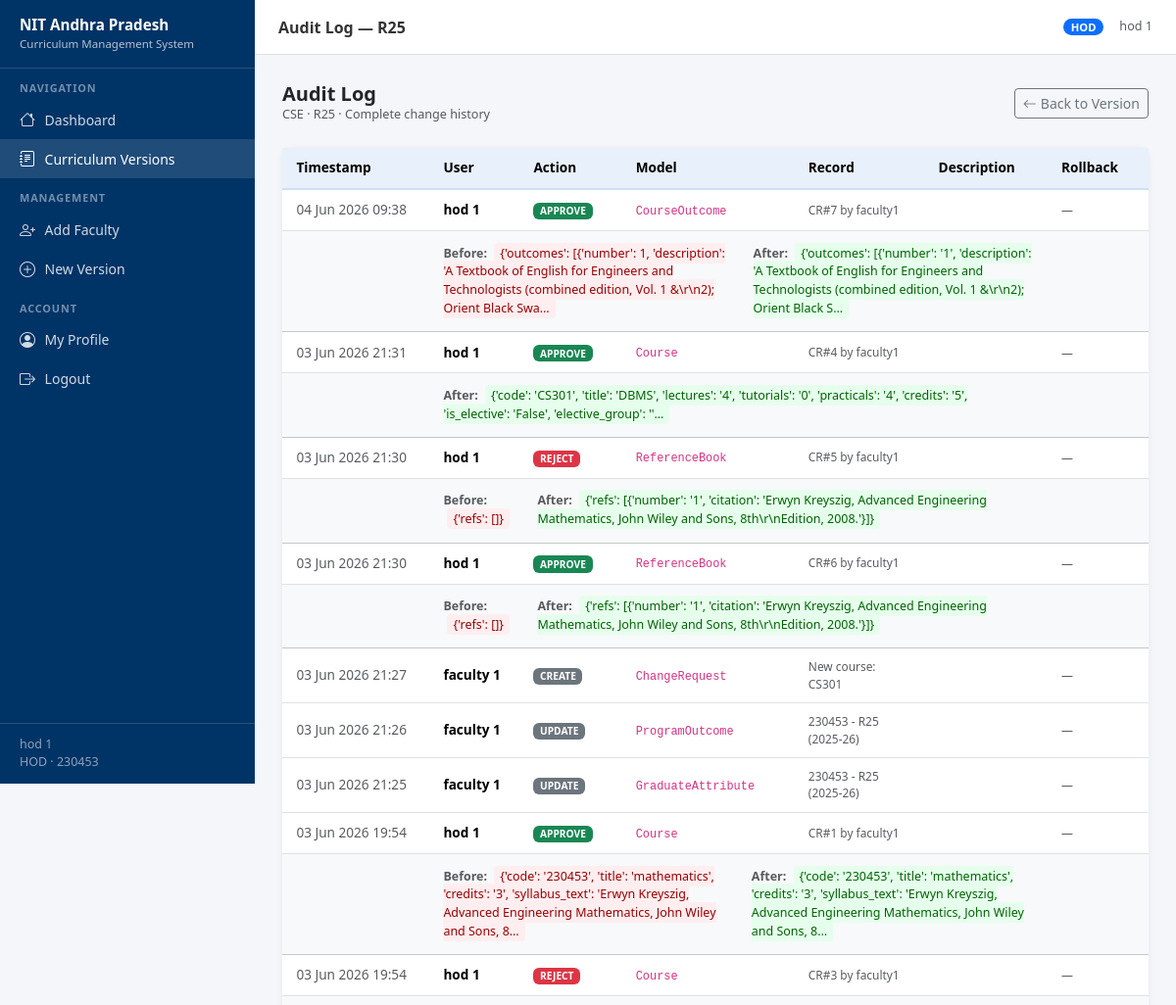
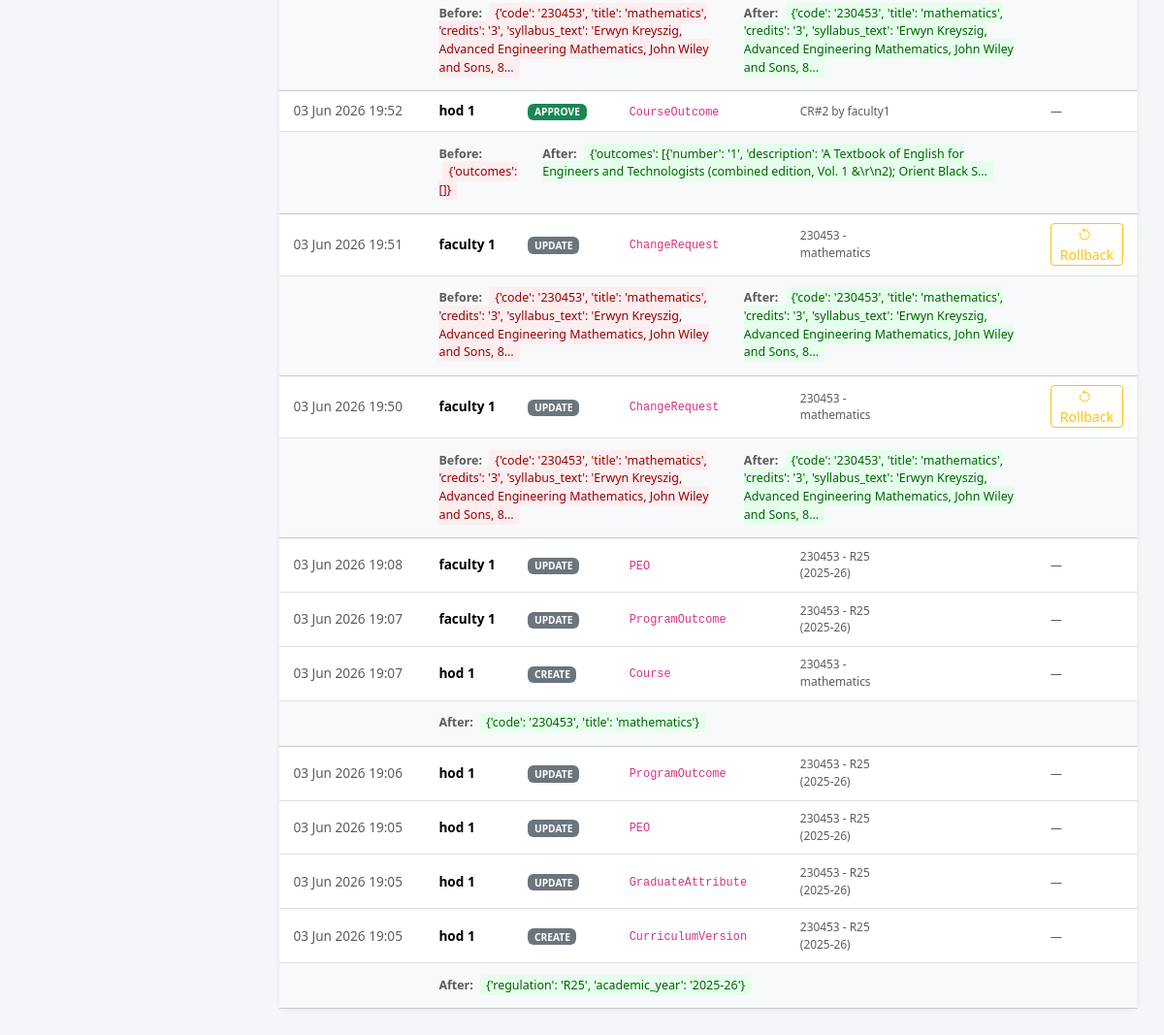
Page /curriculum/version/2/audit/ (signed in) on the committed database (2 pictures, top to bottom).
### accounts/models.py (models this page shows, shortened)
class Profile(models.Model):
    ROLE_ADMIN = 'ADMIN'
    ROLE_HOD = 'HOD'
    ROLE_FACULTY = 'FACULTY'
    ROLE_CHOICES = [
        (ROLE_ADMIN, 'Admin'),
        (ROLE_HOD, 'HOD'),
        (ROLE_FACULTY, 'Faculty'),
    ]
    user = models.OneToOneField(User, on_delete=models.CASCADE, related_name='profile')
    role = models.CharField(max_length=20, choices=ROLE_CHOICES)
    department = models.ForeignKey(
        Department,
        on_delete=models.SET_NULL,
        null=True,
        blank=True,
        related_name='profiles'
    )
    employee_id = models.CharField(max_length=50, blank=True)
    phone = models.CharField(max_length=20, blank=True)
    created_at = models.DateTimeField(auto_now_add=True)
    class Meta:
        ordering = ['user__last_name', 'user__first_name']
    @property
    def is_admin(self):
        return self.role == self.ROLE_ADMIN
    @property
    def is_hod(self):
        return self.role == self.ROLE_HOD
    @property
    def display_name(self):
        full = self.user.get_full_name()
        return full if full.strip() else self.user.username

class Department(models.Model):
    name = models.CharField(max_length=200)
    code = models.CharField(max_length=20, unique=True)
    degree = models.CharField(max_length=100, default='B.Tech')
    created_at = models.DateTimeField(auto_now_add=True)
    updated_at = models.DateTimeField(auto_now=True)
    class Meta:
        ordering = ['name']

### curriculum/models.py (models this page shows, shortened)
class CurriculumVersion(models.Model):
    STATUS_DRAFT = 'DRAFT'
    STATUS_PUBLISHED = 'PUBLISHED'
    STATUS_ARCHIVED = 'ARCHIVED'
    STATUS_CHOICES = [
        (STATUS_DRAFT, 'Draft'),
        (STATUS_PUBLISHED, 'Published'),
        (STATUS_ARCHIVED, 'Archived'),
    ]
    department = models.ForeignKey(Department, on_delete=models.CASCADE, related_name='curriculum_versions')
    regulation = models.CharField(max_length=20, help_text="e.g. R20, R24, R28")
    academic_year = models.CharField(max_length=20, help_text="e.g. 2024-25")
    status = models.CharField(max_length=20, choices=STATUS_CHOICES, default=STATUS_DRAFT)
    institute_name = models.CharField(max_length=300, default="National Institute of Technology Andhra Pradesh")
    institute_vision = models.TextField(blank=True)
    institute_mission = models.JSONField(default=list, help_text="List of mission statement strings")
    dept_vision = models.TextField(blank=True)
    dept_mission = models.JSONField(default=list, help_text="List of mission statement strings")
    ga_intro = models.TextField(
        blank=True,
        default="The Graduate Attributes are the knowledge skills and attitudes which the students have at "
                "the time of graduation. These attributes are generic and are common to all engineering programs. "
                "These Graduate Attributes are identified by National Board of Accreditation."
    )
    created_by = models.ForeignKey(User, on_delete=models.SET_NULL, null=True, related_name='created_versions')
    created_at = models.DateTimeField(auto_now_add=True)
    updated_at = models.DateTimeField(auto_now=True)
    class Meta:
        ordering = ['-created_at']
        unique_together = [('department', 'regulation')]
        verbose_name = 'Curriculum Version'
    def __str__(self):
        return f"{self.department.code} - {self.regulation} ({self.academic_year})"

class AuditLog(models.Model):
    ACTION_CREATE = 'CREATE'
    ACTION_UPDATE = 'UPDATE'
    ACTION_DELETE = 'DELETE'
    ACTION_APPROVE = 'APPROVE'
    ACTION_REJECT = 'REJECT'
    ACTION_ROLLBACK = 'ROLLBACK'
    ACTION_GENERATE_PDF = 'GENERATE_PDF'
    ACTION_PUBLISH = 'PUBLISH'
    ACTION_CHOICES = [
        (ACTION_CREATE, 'Create'),
        (ACTION_UPDATE, 'Update'),
        (ACTION_DELETE, 'Delete'),
        (ACTION_APPROVE, 'Approve'),
        (ACTION_REJECT, 'Reject'),
        (ACTION_ROLLBACK, 'Rollback'),
        (ACTION_GENERATE_PDF, 'Generate PDF'),
        (ACTION_PUBLISH, 'Publish'),
    ]
    user = models.ForeignKey(User, on_delete=models.SET_NULL, null=True, related_name='audit_logs')
    department = models.ForeignKey(Department, on_delete=models.CASCADE, related_name='audit_logs')
    curriculum_version = models.ForeignKey(
        CurriculumVersion, on_delete=models.SET_NULL, null=True, blank=True, related_name='audit_logs'
    )
    action = models.CharField(max_length=30, choices=ACTION_CHOICES)
    model_name = models.CharField(max_length=100)
    record_id = models.PositiveIntegerField(null=True, blank=True)
    record_label = models.CharField(max_length=300, blank=True)
    old_data = models.JSONField(null=True, blank=True)
    new_data = models.JSONField(null=True, blank=True)
    description = models.TextField(blank=True)
    timestamp = models.DateTimeField(auto_now_add=True)
    class Meta:
        ordering = ['-timestamp']

### curriculum/views.py (the view)
# urls.py: path('version/<int:version_pk>/audit/', views.audit_log, name='audit_log'),
@login_required
def audit_log(request, version_pk):
    profile = get_profile(request)
    if not profile or not (profile.is_hod or profile.is_admin):
        return HttpResponseForbidden("Only HOD can view audit logs.")
    version = get_version_or_403(request, version_pk)
    if version is None:
        return HttpResponseForbidden()
    logs = AuditLog.objects.filter(
        curriculum_version=version
    ).select_related('user').order_by('-timestamp')
    return render(request, 'curriculum/audit_log.html', {
        'version': version, 'logs': logs, 'profile': profile
    })

### curriculum/views.py (called while the page is built)
def get_profile(request):
    try:
        return request.user.profile
    except Profile.DoesNotExist:
        return None

def get_version_or_403(request, version_pk):
    profile = get_profile(request)
    version = get_object_or_404(CurriculumVersion, pk=version_pk)
    if profile.is_admin:
        return version
    if version.department != profile.department:
        return None
    return version

### templates/curriculum/audit_log.html (shortened to what this page needs)
{% extends "base.html" %}
{% block page_title %}Audit Log — {{ version.regulation }}{% endblock %}
{% block nav_curriculum %}active{% endblock %}
{% block content %}
<div class="d-flex align-items-center justify-content-between mb-4 flex-wrap gap-2">
  <div>
    <h5 class="fw-semibold mb-0">Audit Log</h5>
    <div class="text-muted small">{{ version.department.name }} · {{ version.regulation }} · Complete change history</div>
  </div>
  <a href="{% url 'curriculum:version_detail' version.pk %}" class="btn btn-sm btn-outline-secondary">
    <i class="bi bi-arrow-left me-1"></i>Back to Version
  </a>
</div>
<div class="card table-card">
  <div class="card-body p-0">
    <div class="table-responsive">
      <table class="table table-hover mb-0" style="font-size:0.85rem;">
        <thead>
          <tr>
            <th style="width:150px">Timestamp</th>
            <th>User</th>
            <th>Action</th>
            <th>Model</th>
            <th>Record</th>
            <th>Description</th>
            {% if profile.is_hod %}<th>Rollback</th>{% endif %}
          </tr>
        </thead>
        <tbody>
          {% for log in logs %}
          <tr>
            <td class="text-muted">{{ log.timestamp|date:"d M Y H:i" }}</td>
            <td>
              <span class="fw-semibold">{{ log.user.get_full_name|default:log.user.username|default:"System" }}</span>
            </td>
            <td>
              <span class="badge
                {% if log.action == 'APPROVE' %}bg-success
                {% elif log.action == 'REJECT' %}bg-danger
                {% elif log.action == 'ROLLBACK' %}bg-warning text-dark
                {% elif log.action == 'GENERATE_PDF' %}bg-info text-dark
                {% elif log.action == 'PUBLISH' %}bg-primary
                {% elif log.action == 'DELETE' %}bg-danger
                {% else %}bg-secondary
                {% endif %}
              ">{{ log.action }}</span>
            </td>
            <td><code>{{ log.model_name }}</code></td>
            <td class="text-muted small">{{ log.record_label|truncatechars:50 }}</td>
            <td class="text-muted small">{{ log.description|truncatechars:80 }}</td>
            {% if profile.is_hod %}
            <td>
              {% if log.old_data and log.action == 'UPDATE' %}
              <form method="post" action="{% url 'curriculum:rollback_audit' version.pk log.pk %}">
                <button type="submit" class="btn btn-xs btn-outline-warning btn-sm py-0 px-2"
                        onclick="return confirm('Roll back this change? The previous state will be restored.')">
                  <i class="bi bi-arrow-counterclockwise me-1"></i>Rollback
                </button>
              </form>
              {% else %}
              <span class="text-muted small">—</span>
              {% endif %}
            </td>
            {% endif %}
          </tr>
          {% if log.old_data or log.new_data %}
          <tr class="table-light" style="font-size:0.78rem;">
            <td></td>
            <td colspan="{% if profile.is_hod %}5{% else %}4{% endif %}">
              <div class="d-flex gap-4 py-1">
                {% if log.old_data %}
                <div>
                  <span class="text-muted fw-semibold">Before:</span>
                  <span class="diff-old ms-1">{{ log.old_data|truncatechars:150 }}</span>
                </div>
                {% endif %}
                {% if log.new_data %}
                <div>
                  <span class="text-muted fw-semibold">After:</span>
                  <span class="diff-new ms-1">{{ log.new_data|truncatechars:150 }}</span>
                </div>
                {% endif %}
              </div>
            </td>
            {% if profile.is_hod %}<td></td>{% endif %}
          </tr>
          {% endif %}
          {% endfor %}
        </tbody>
      </table>
    </div>
  </div>
</div>
{% endblock %}

### templates/base.html (shortened to what this page needs)
<!DOCTYPE html>
<html lang="en">
<head>
  <link href="https://cdn.jsdelivr.net/npm/bootstrap@5.3.3/dist/css/bootstrap.min.css" rel="stylesheet" />
  <link href="https://cdn.jsdelivr.net/npm/bootstrap-icons@1.11.3/font/bootstrap-icons.min.css" rel="stylesheet" />
</head>
<body>
<nav id="sidebar">
  <div class="brand">
    <div class="brand-title">NIT Andhra Pradesh</div>
    <div class="brand-sub">Curriculum Management System</div>
  </div>
  {% if user.is_authenticated %}
    {% with profile=user.profile %}
    <div class="nav-section-label">Navigation</div>
    <a href="{% url 'accounts:dashboard' %}" class="nav-link {% block nav_dashboard %}{% endblock %}">
      <i class="bi bi-house"></i> Dashboard
    </a>
    <a href="{% url 'curriculum:version_list' %}" class="nav-link {% block nav_curriculum %}{% endblock %}">
      <i class="bi bi-journal-text"></i> Curriculum Versions
    </a>
    {% if profile.is_admin or profile.is_hod %}
    <div class="nav-section-label">Management</div>
      {% if profile.is_hod %}
      <a href="{% url 'accounts:create_faculty' %}" class="nav-link">
        <i class="bi bi-person-plus"></i> Add Faculty
      </a>
      <a href="{% url 'curriculum:version_create' %}" class="nav-link">
        <i class="bi bi-plus-circle"></i> New Version
      </a>
      {% endif %}
    {% endif %}
    <div class="nav-section-label">Account</div>
    <a href="{% url 'accounts:edit_profile' %}" class="nav-link">
      <i class="bi bi-person-circle"></i> My Profile
    </a>
    <a href="{% url 'accounts:logout' %}" class="nav-link">
      <i class="bi bi-box-arrow-right"></i> Logout
    </a>
    <div class="sidebar-footer">
      <div>{{ profile.display_name }}</div>
      <div>{{ profile.get_role_display }}
        {% if profile.department %}· {{ profile.department.code }}{% endif %}
      </div>
    </div>
    {% endwith %}
  {% endif %}
</nav>
<div id="topbar">
  <span class="page-title">{% block page_title %}Dashboard{% endblock %}</span>
  {% if user.is_authenticated %}
    {% with profile=user.profile %}
    {% if profile.is_admin %}
      <span class="badge badge-role bg-danger">ADMIN</span>
    {% elif profile.is_hod %}
      <span class="badge badge-role bg-primary">HOD</span>
    {% else %}
      <span class="badge badge-role bg-secondary">FACULTY</span>
    {% endif %}
    <span class="text-muted small d-none d-sm-inline">{{ user.get_full_name|default:user.username }}</span>
    {% endwith %}
  {% endif %}
</div>
<div id="main-content">
  {% block content %}{% endblock %}
</div>
</body>
</html>

### templates/base.html (style rules this page uses)
:root { --sidebar-width: 260px; --topbar-height: 56px; --primary: #003366; --primary-light: #e8f0fb; --accent: #c8102e; --text-muted-custom: #6c757d; }
body { background: #f4f6f9; font-family: 'Segoe UI', sans-serif; font-size: 0.9rem; }
#sidebar { position: fixed; top: 0; left: 0; width: var(--sidebar-width); height: 100vh; background: var(--primary); display: flex; flex-direction: column; z-index: 1040; transition: transform 0.3s ease; overflow-y: auto; }
#sidebar .brand { padding: 1rem 1.25rem; border-bottom: 1px solid rgba(255,255,255,0.15); color: #fff; }
#sidebar .brand-title { font-size: 0.95rem; font-weight: 700; line-height: 1.3; }
#sidebar .brand-sub { font-size: 0.72rem; opacity: 0.7; }
#sidebar .nav-section-label { padding: 0.75rem 1.25rem 0.25rem; font-size: 0.68rem; font-weight: 700; text-transform: uppercase; letter-spacing: 0.08em; color: rgba(255,255,255,0.45); }
#sidebar .nav-link { padding: 0.5rem 1.25rem; color: rgba(255,255,255,0.82); border-radius: 0; display: flex; align-items: center; gap: 0.6rem; font-size: 0.875rem; transition: background 0.15s; }
#sidebar .nav-link:hover, #sidebar .nav-link.active { background: rgba(255,255,255,0.12); color: #fff; }
#sidebar .nav-link .bi { font-size: 1rem; flex-shrink: 0; }
#sidebar .sidebar-footer { margin-top: auto; padding: 0.75rem 1.25rem; border-top: 1px solid rgba(255,255,255,0.15); font-size: 0.78rem; color: rgba(255,255,255,0.55); }
#topbar { position: fixed; top: 0; left: var(--sidebar-width); right: 0; height: var(--topbar-height); background: #fff; border-bottom: 1px solid #e0e0e0; display: flex; align-items: center; padding: 0 1.5rem; z-index: 1030; gap: 1rem; }
#topbar .page-title { font-weight: 600; font-size: 1rem; color: #333; flex: 1; }
#topbar .badge-role { font-size: 0.7rem; padding: 0.3em 0.7em; border-radius: 20px; }
#main-content { margin-left: var(--sidebar-width); margin-top: var(--topbar-height); padding: 1.75rem; min-height: calc(100vh - var(--topbar-height)); }
.card { border: none; border-radius: 10px; box-shadow: 0 1px 6px rgba(0,0,0,0.07); }
.table-card .table { margin: 0; font-size: 0.875rem; }
.table-card .table thead th { background: var(--primary-light); font-weight: 600; border-bottom: 2px solid #d0dff5; padding: 0.65rem 0.9rem; }
.table-card .table tbody td { padding: 0.6rem 0.9rem; vertical-align: middle; }
.diff-old { background: #ffeef0; color: #9a0000; padding: 2px 6px; border-radius: 4px; }
.diff-new { background: #e6ffed; color: #006400; padding: 2px 6px; border-radius: 4px; }

### rows in the picture
Profile: display_name "hod 1", role "HOD", department.code "230453"
CurriculumVersion: regulation "R25", department.name "CSE"
AuditLog: timestamp "04 Jun 2026 09:38", user.get_full_name "hod 1", action "APPROVE", model_name "CourseOutcome", record_label "CR#7 by faculty1", old_data "{'outcomes': [{'number': 1, 'description': 'A Textbook of English for Engineers and Technologists (combined edition, Vol. 1 &\\r\\n2); Orient Black Swa…", new_data "{'outcomes': [{'number': '1', 'description': 'A Textbook of English for Engineers and Technologists (combined edition, Vol. 1 &\\r\\n2); Orient Black S…"
AuditLog: timestamp "03 Jun 2026 21:31", user.get_full_name "hod 1", action "APPROVE", model_name "Course", record_label "CR#4 by faculty1", new_data "{'code': 'CS301', 'title': 'DBMS', 'lectures': '4', 'tutorials': '0', 'practicals': '4', 'credits': '5', 'is_elective': 'False', 'elective_group': ''…"
AuditLog: timestamp "03 Jun 2026 21:30", user.get_full_name "hod 1", action "REJECT", model_name "ReferenceBook", record_label "CR#5 by faculty1", old_data "{'refs': []}", new_data "{'refs': [{'number': '1', 'citation': 'Erwyn Kreyszig, Advanced Engineering Mathematics, John Wiley and Sons, 8th\\r\\nEdition, 2008.'}]}"
AuditLog: timestamp "03 Jun 2026 21:30", user.get_full_name "hod 1", action "APPROVE", model_name "ReferenceBook", record_label "CR#6 by faculty1", old_data "{'refs': []}", new_data "{'refs': [{'number': '1', 'citation': 'Erwyn Kreyszig, Advanced Engineering Mathematics, John Wiley and Sons, 8th\\r\\nEdition, 2008.'}]}"
AuditLog: timestamp "03 Jun 2026 21:27", user.get_full_name "faculty 1", action "CREATE", model_name "ChangeRequest", record_label "New course: CS301"
AuditLog: timestamp "03 Jun 2026 21:26", user.get_full_name "faculty 1", action "UPDATE", model_name "ProgramOutcome", record_label "230453 - R25 (2025-26)"
AuditLog: timestamp "03 Jun 2026 21:25", user.get_full_name "faculty 1", action "UPDATE", model_name "GraduateAttribute", record_label "230453 - R25 (2025-26)"
AuditLog: timestamp "03 Jun 2026 19:54", user.get_full_name "hod 1", action "APPROVE", model_name "Course", record_label "CR#1 by faculty1", old_data "{'code': '230453', 'title': 'mathematics', 'credits': '3', 'syllabus_text': 'Erwyn Kreyszig, Advanced Engineering Mathematics, John Wiley and Sons, 8…", new_data "{'code': '230453', 'title': 'mathematics', 'credits': '3', 'syllabus_text': 'Erwyn Kreyszig, Advanced Engineering Mathematics, John Wiley and Sons, 8…"
AuditLog: timestamp "03 Jun 2026 19:54", user.get_full_name "hod 1", action "REJECT", model_name "Course", record_label "CR#3 by faculty1", old_data "{'code': '230453', 'title': 'mathematics', 'credits': '3', 'syllabus_text': 'Erwyn Kreyszig, Advanced Engineering Mathematics, John Wiley and Sons, 8…", new_data "{'code': '230453', 'title': 'mathematics', 'credits': '3', 'syllabus_text': 'Erwyn Kreyszig, Advanced Engineering Mathematics, John Wiley and Sons, 8…"
AuditLog: timestamp "03 Jun 2026 19:52", user.get_full_name "hod 1", action "APPROVE", model_name "CourseOutcome", record_label "CR#2 by faculty1", old_data "{'outcomes': []}", new_data "{'outcomes': [{'number': '1', 'description': 'A Textbook of English for Engineers and Technologists (combined edition, Vol. 1 &\\r\\n2); Orient Black S…"
AuditLog: timestamp "03 Jun 2026 19:51", user.get_full_name "faculty 1", action "UPDATE", model_name "ChangeRequest", record_label "230453 - mathematics", shows "Rollback", old_data "{'code': '230453', 'title': 'mathematics', 'credits': '3', 'syllabus_text': 'Erwyn Kreyszig, Advanced Engineering Mathematics, John Wiley and Sons, 8…", new_data "{'code': '230453', 'title': 'mathematics', 'credits': '3', 'syllabus_text': 'Erwyn Kreyszig, Advanced Engineering Mathematics, John Wiley and Sons, 8…"
AuditLog: timestamp "03 Jun 2026 19:50", user.get_full_name "faculty 1", action "UPDATE", model_name "ChangeRequest", record_label "230453 - mathematics", shows "Rollback", old_data "{'code': '230453', 'title': 'mathematics', 'credits': '3', 'syllabus_text': 'Erwyn Kreyszig, Advanced Engineering Mathematics, John Wiley and Sons, 8…", new_data "{'code': '230453', 'title': 'mathematics', 'credits': '3', 'syllabus_text': 'Erwyn Kreyszig, Advanced Engineering Mathematics, John Wiley and Sons, 8…"
AuditLog: timestamp "03 Jun 2026 19:08", user.get_full_name "faculty 1", action "UPDATE", model_name "PEO", record_label "230453 - R25 (2025-26)"
AuditLog: timestamp "03 Jun 2026 19:07", user.get_full_name "faculty 1", action "UPDATE", model_name "ProgramOutcome", record_label "230453 - R25 (2025-26)"
AuditLog: timestamp "03 Jun 2026 19:07", user.get_full_name "hod 1", action "CREATE", model_name "Course", record_label "230453 - mathematics", new_data "{'code': '230453', 'title': 'mathematics'}"
AuditLog: timestamp "03 Jun 2026 19:06", user.get_full_name "hod 1", action "UPDATE", model_name "ProgramOutcome", record_label "230453 - R25 (2025-26)"
AuditLog: timestamp "03 Jun 2026 19:05", user.get_full_name "hod 1", action "UPDATE", model_name "PEO", record_label "230453 - R25 (2025-26)"
AuditLog: timestamp "03 Jun 2026 19:05", user.get_full_name "hod 1", action "UPDATE", model_name "GraduateAttribute", record_label "230453 - R25 (2025-26)"
AuditLog: timestamp "03 Jun 2026 19:05", user.get_full_name "hod 1", action "CREATE", model_name "CurriculumVersion", record_label "230453 - R25 (2025-26)", new_data "{'regulation': 'R25', 'academic_year': '2025-26'}"

### other values in the picture
{{ user.get_full_name|default:user.username }} "hod 1"
